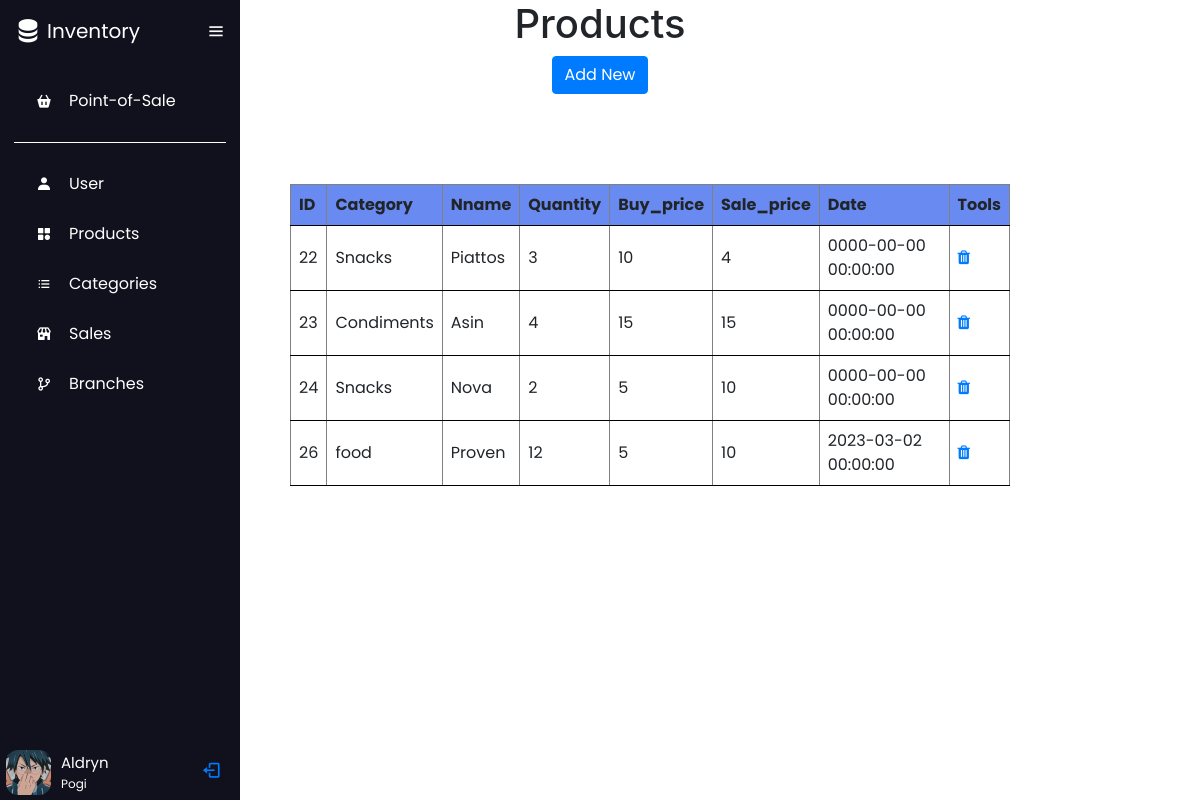
The page /products.php (signed in) on the database its author committed.
### tables this page shows
CREATE TABLE `products` (
  `id` int(11) NOT NULL,
  `category` varchar(111) NOT NULL,
  `name` varchar(111) NOT NULL,
  `quantity` varchar(25) NOT NULL,
  `buy_price` decimal(25,0) NOT NULL,
  `sale_price` decimal(25,0) NOT NULL,
  `date` datetime NOT NULL
);

CREATE TABLE `categories` (
  `id` int(11) NOT NULL,
  `name` varchar(111) NOT NULL
);

### products.php (the view, shortened to what this page needs)
<?php include 'menubar.php'; ?>
<?php include 'conn.php'; ?>
<link rel="stylesheet" href="https://maxcdn.bootstrapcdn.com/bootstrap/4.0.0/css/bootstrap.min.css">
<link rel="stylesheet" href="layouts/styles.css">
<link rel="stylesheet" href="https://cdnjs.cloudflare.com/ajax/libs/font-awesome/4.7.0/css/font-awesome.min.css">
<h1 style="text-align: center">Products</h1>
<div class="    d-flex justify-content-center mb-3">
    <a href="add_product.php" class="btn btn-primary">Add New</a>
</div>
<table class="table table-bordered table-striped">
    <?php
    $sql = "SELECT products.*, c.name as cat_name FROM products INNER JOIN categories as c ON c.id = products.category";
    $result = mysqli_query($conn, $sql);
    echo "<table border='1'>
<tr>
<th>ID</th>
<th>Category</th>
<th>Nname</th>
<th>Quantity</th>
<th>Buy_price</th>
<th>Sale_price</th>
<th>Date</th>
<th>Tools</th>
</tr>";
    if (mysqli_num_rows($result) > 0) {
        while ($row = mysqli_fetch_assoc($result)) {
            echo "<tr>";
            echo "<td>" . $row['id'] . "</td>";
            echo "<td>" . $row['cat_name'] . "</td>";
            echo "<td>" . $row['name'] . "</td>";
            echo "<td>" . $row['quantity'] . "</td>";
            echo "<td>" . $row['buy_price'] . "</td>";
            echo "<td>" . $row['sale_price'] . "</td>";
            echo "<td>" . $row['date'] . "</td>";
            echo "<td><a href='delete_product.php?id=" . $row['id'] . "' onclick='return confirm(\"Are you sure you want to delete this product?\");'><i class='fa fa-trash'></i></a></td>";
            echo "</tr>";
        }
    } else {
        echo "0 results";
    }
    echo "</table>";
    ?>

### menubar.php (shortened to what this page needs)
<!DOCTYPE html>
<html lang="en">
<head>
  <link rel="stylesheet" href="styles.css">
  <link href='https://unpkg.com/boxicons@2.1.4/css/boxicons.min.css' rel='stylesheet'>
  <link rel="stylesheet" href="https://maxcdn.bootstrapcdn.com/bootstrap/4.0.0/css/bootstrap.min.css">
  <link rel="stylesheet" href="https://use.fontawesome.com/releases/v5.14.0/css/all.css">
</head>
<body>
  <div class="sidebar active">
    <div class="logo_content">
      <div class="logo">
        <i class='bx bxs-data'></i>
        <div class="logo_name">Inventory</div>
      </div>
      <i class='bx bx-menu' id="btn"></i>
    </div>
    <ul class="nav_list">
      <li>
        <a href="pos.php">
          <i class='bx bxs-basket'></i>
          <span class="links_name">Point-of-Sale</span>
        </a>
      </li>
      <?php if ($_SESSION['level'] == '1' || $_SESSION['level'] == '2') : ?>
        <hr class="hr border-white">
        <li>
          <a href="users.php">
            <i class='bx bxs-user'></i>
            <span class="links_name">User</span>
          </a>
        </li>
        <li>
          <a href="products.php">
            <i class='bx bxs-category'></i>
            <span class="links_name">Products</span>
          </a>
        </li>
        <li>
          <a href="categories.php">
            <i class='bx bx-list-ul'></i>
            <span class="links_name">Categories</span>
          </a>
        </li>
        <li>
          <a href="sales.php">
            <i class='bx bxs-store'></i>
            <span class="links_name">Sales</span>
          </a>
        </li>
        <?php if ($_SESSION['level'] == '1') : ?>
          <li>
            <a href="branches.php">
              <i class='bx bx-git-branch'></i>
              <span class="links_name">Branches</span>
            </a>
          </li>
        <?php endif ?>
      <?php endif ?>
    </ul>
    <div class="profile_content">
      <div class="profile">
        <div class="profile_details">
          <img src="image/2d472de827743d5631d838f9d59f197e.jpg" alt="">
          <div class="name_job">
            <div class="name">Aldryn</div>
            <div class="job">Pogi</div>
          </div>
        </div>
        <a href="logout.php">
          <i class='bx bx-log-out' id="log_out"></i>
        </a>
      </div>
    </div>
  </div>
</body>
</html>

### styles.css (style rules this page uses)
* { margin: 0; padding: 0; box-sizing: border-box; font-family: 'Poppins', sans-serif; }
body { position: relative; width: 100%; }
.sidebar { position: fixed; top: 0; left: 0; height: 100%; width: 78px; background: #11101d; padding: 6px 14px; transition: all 0.5s ease; }
.sidebar.active { width: 240px; }
.sidebar .logo_content .logo { color: #fff; display: flex; height: 50px; width: 100%; align-items: center; opacity: 0; pointer-events: none; transition: all 0.5s ease; }
.sidebar.active .logo_content .logo { opacity: 1; pointer-events: none; }
.logo_content .logo i { font-size: 28px; margin-right: 5px; }
.logo_content .logo .logo_name { font-size: 20px; font-weight: 400; }
.sidebar #btn { position: absolute; color: #fff; left: 50%; top: 6px; font-size: 20px; height: 50px; width: 50px; text-align: center; line-height: 50px; transform: translateX(-50%); }
.sidebar.active #btn { left: 90%; }
.sidebar ul { margin-top: 20px; }
.sidebar ul li { position: relative; height: 50px; width: 100%; margin: 0 5px; list-style: none; line-height: 50px; }
.sidebar ul li a { color: #fff; display: flex; align-items: center; text-decoration: none; transition: all 0.4s ease; border-radius: 12px; white-space: nowrap; }
.sidebar ul li a i { height: 50px; min-width: 50px; border-radius: 12px; line-height: 50px; text-align: center; }
.sidebar .links_name { opacity: 0; pointer-events: none; transition: all 0.5s ease; }
.sidebar.active .links_name { opacity: 1; pointer-events: auto; }
.sidebar .profile_content { position: absolute; color: #fff; bottom: 0; left: 0; width: 100%; }
.sidebar .profile_content .profile { position: relative; padding: 10px 6px; height: 60px; background: #1d1b31; transition: all 0.4s ease; }
.sidebar.active .profile_content .profile { background: none; }
.profile_content .profile .profile_details { display: flex; align-items: center; opacity: 0; pointer-events: none; white-space: nowrap; }
.sidebar.active .profile .profile_details { opacity: 1; pointer-events: auto; }
.profile .profile_details img { height: 45px; width: 45px; object-fit: cover; border-radius: 12px; }
.profile .profile_details .name_job { margin-left: 10px; }
.profile .profile_details .name { font-size: 15px; font-weight: 400; }
.profile .profile_details .job { font-size: 12px; }
.profile #log_out { position: absolute; left: 50%; bottom: 5px; transform: translateX(-50%); min-width: 50px; line-height: 50px; font-size: 20px; border-radius: 12px; text-align: center; transition: 0.4s ease; background: #1d1b31; }
.sidebar.active .profile #log_out { left: 88%; }
.sidebar.active .profile #log_out { background: none; }
table { width: 60%; margin: 20px auto; border-collapse: collapse; position: relative; left: 50px; top: 50px; }
th, td { padding: 8px; text-align: left; border-bottom: 1px solid rgb(0, 0, 0); }
th { background-color: #698af0; }
.d-flex { display: flex; }
.mb-3 { margin-bottom: 1rem; }
.btn-primary { background-color: #007bff; color: white; border-color: #007bff; padding: 0.375rem 0.75rem; font-size: 1rem; line-height: 1.5; border-radius: 0.25rem; }
.table { width: 60%; margin-bottom: 1rem; color: #212529; }
.table-bordered { border: 1px solid #dee2e6; }

### rows shown on the page
products: id "22", categories.name "Snacks", name "Piattos", quantity "3", buy_price "10", sale_price "4", date "0000-00-00 00:00:00"
products: id "23", categories.name "Condiments", name "Asin", quantity "4", buy_price "15", sale_price "15", date "0000-00-00 00:00:00"
products: id "24", categories.name "Snacks", name "Nova", quantity "2", buy_price "5", sale_price "10", date "0000-00-00 00:00:00"
products: id "26", categories.name "food", name "Proven", quantity "12", buy_price "5", sale_price "10", date "2023-03-02 00:00:00"
